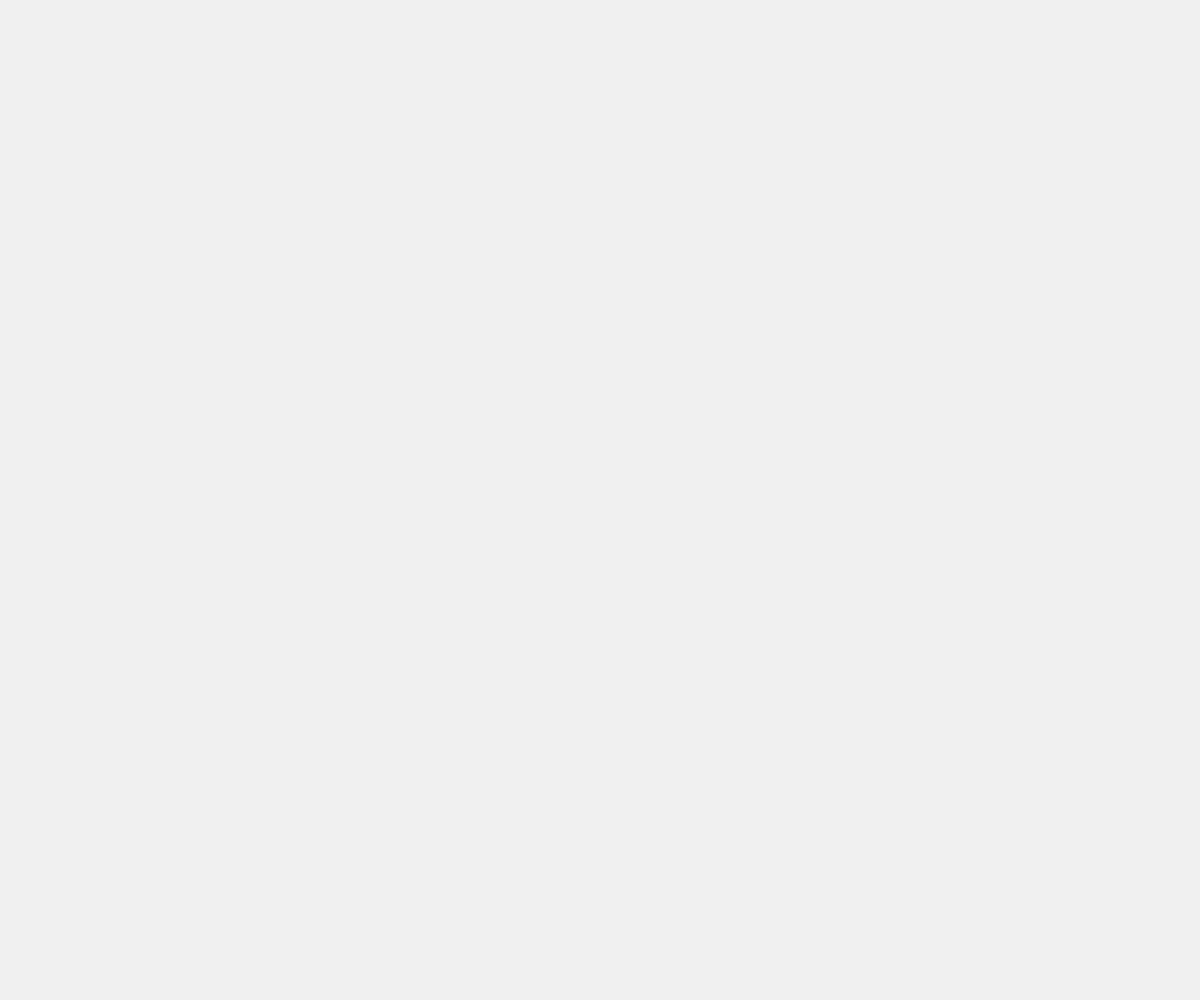
Frame 1 (no input)
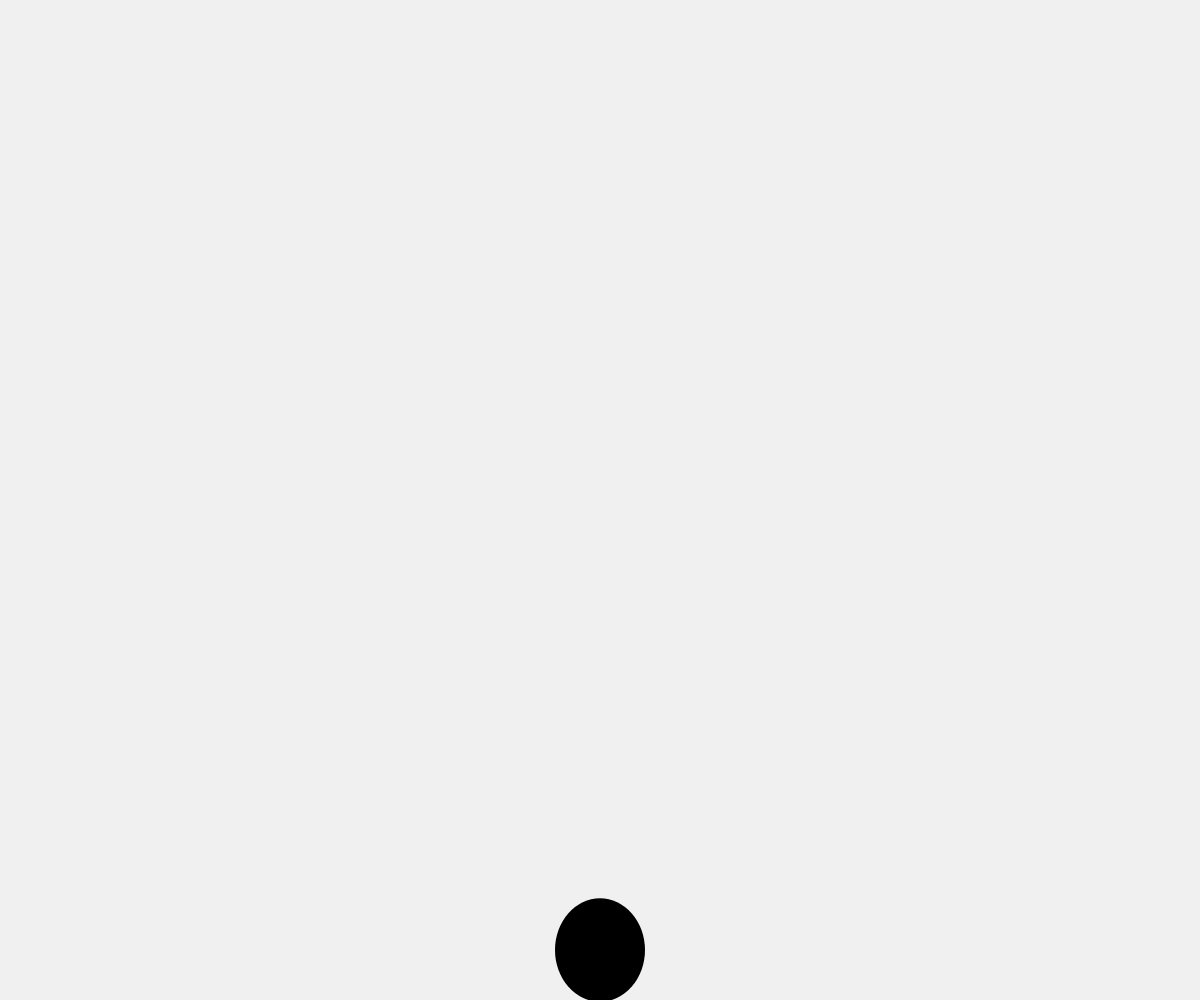
Frame 60 (no input)
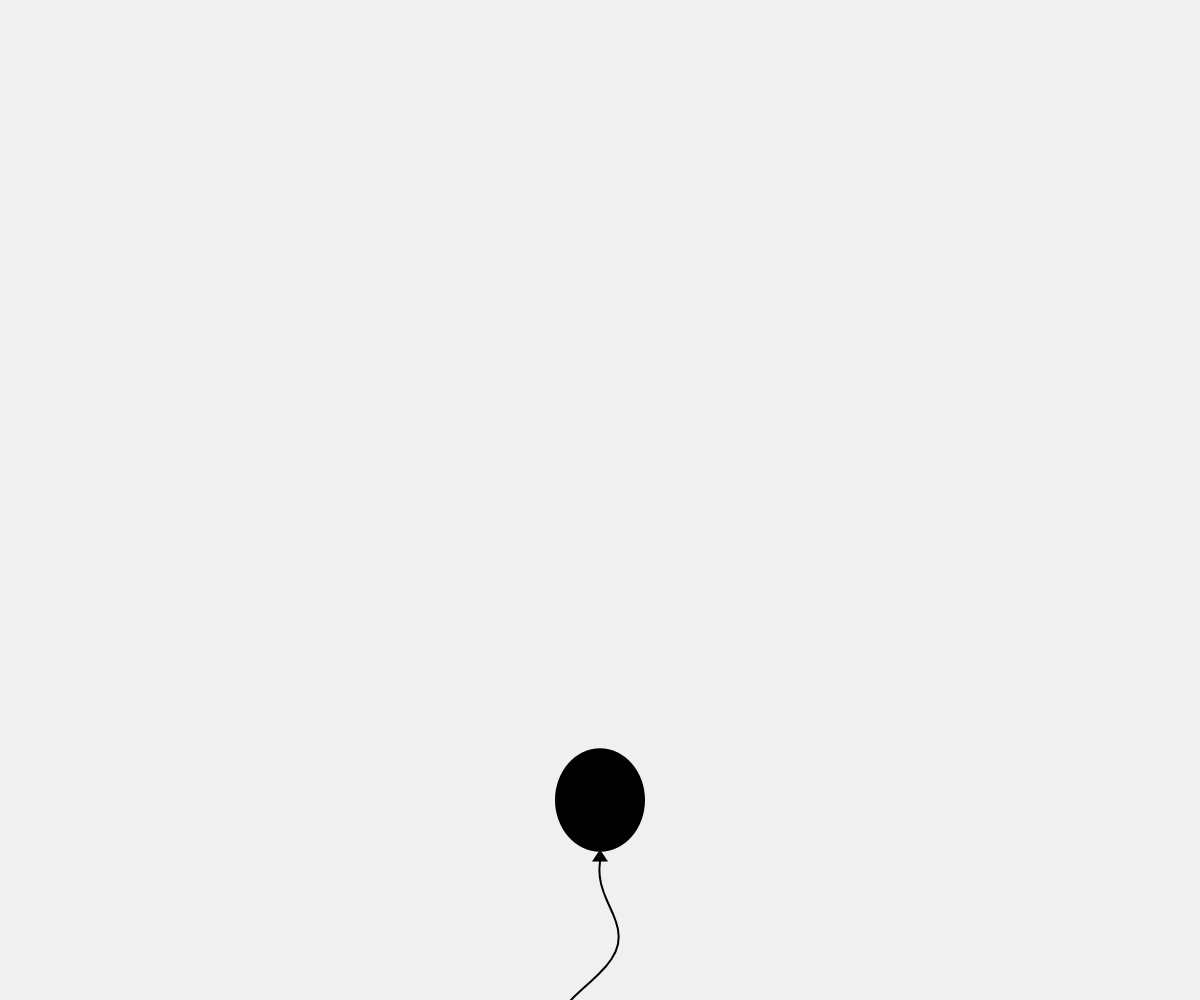
Frame 120 (the mouse pressed at the canvas centre since frame 60)

The p5.js sketch that drew these frames (run headless with seeded random() and noise() and a simulated clock; from frame 60 on, the mouse is pressed at the canvas centre):

// p5.js sketch
// ── sketch.js
let balloon;
let particles = [];

function setup() {
  createCanvas(windowWidth, windowHeight);
  
  // 初始化氣球狀態
  balloon = {
    x: width / 2,
    y: height + 100, // 從畫面下方開始
    r: 45,           // 氣球半徑
    isPopped: false, // 是否被刺破
    speed: 2.5       // 上升速度
  };
}

function draw() {
  background(240); // 淺灰背景以凸顯黑氣球

  if (!balloon.isPopped) {
    // 氣球上升邏輯，碰到頂部邊緣則停止
    if (balloon.y > balloon.r * 1.2) {
      balloon.y -= balloon.speed;
    }

    // 繪製氣球
    push();
    fill(0); // 黑色
    noStroke();
    
    // 氣球主體 (橢圓形)
    ellipse(balloon.x, balloon.y, balloon.r * 2, balloon.r * 2.3);
    
    // 氣球底部的打結處 (小三角形)
    let baseY = balloon.y + balloon.r * 1.1;
    triangle(
      balloon.x, baseY,
      balloon.x - 8, baseY + 12,
      balloon.x + 8, baseY + 12
    );

    // 當按下滑鼠左鍵時，產生左右飄動的線條
    if (mouseIsPressed) {
      stroke(0);
      strokeWeight(2);
      noFill();
      beginShape();
      let startY = baseY + 12;
      let endY = startY + 150; // 線條長度
      
      // 將線條分成多段，利用 sin 函數與 frameCount 達成平滑飄動效果
      for (let i = 0; i <= 20; i++) {
        let t = i / 20;
        let currentY = lerp(startY, endY, t);
        // 越往下擺動幅度越大
        let sway = sin(frameCount * 0.1 + t * 5) * (t * 40); 
        vertex(balloon.x + sway, currentY);
      }
      endShape();
    }
    pop();
    
  } else {
    // 氣球破裂後的粒子特效
    for (let i = particles.length - 1; i >= 0; i--) {
      let p = particles[i];
      p.x += p.vx;
      p.y += p.vy;
      p.vy += 0.3; // 模擬重力往下掉
      p.life -= 4; // 逐漸透明消失

      push();
      fill(0, p.life);
      noStroke();
      // 隨機產生圓形或方形碎片
      if (i % 2 === 0) {
        ellipse(p.x, p.y, p.size);
      } else {
        rectMode(CENTER);
        rect(p.x, p.y, p.size, p.size);
      }
      pop();

      // 粒子生命週期結束後移除
      if (p.life <= 0) {
        particles.splice(i, 1);
      }
    }
  }
}

// 點擊事件判斷
function mousePressed() {
  if (!balloon.isPopped) {
    // 計算滑鼠與氣球中心的距離
    let d = dist(mouseX, mouseY, balloon.x, balloon.y);
    
    // 如果點擊範圍在氣球半徑內，則觸發破裂
    if (d < balloon.r * 1.2) {
      balloon.isPopped = true;
      
      // 產生 50 個向外擴散的黑色碎片粒子
      for (let i = 0; i < 50; i++) {
        particles.push({
          x: balloon.x + random(-20, 20),
          y: balloon.y + random(-20, 20),
          vx: random(-12, 12),
          vy: random(-12, 12),
          life: 255,
          size: random(3, 12)
        });
      }
    }
  }
}

// 視窗大小改變時自動調整畫布
function windowResized() {
  resizeCanvas(windowWidth, windowHeight);
}
